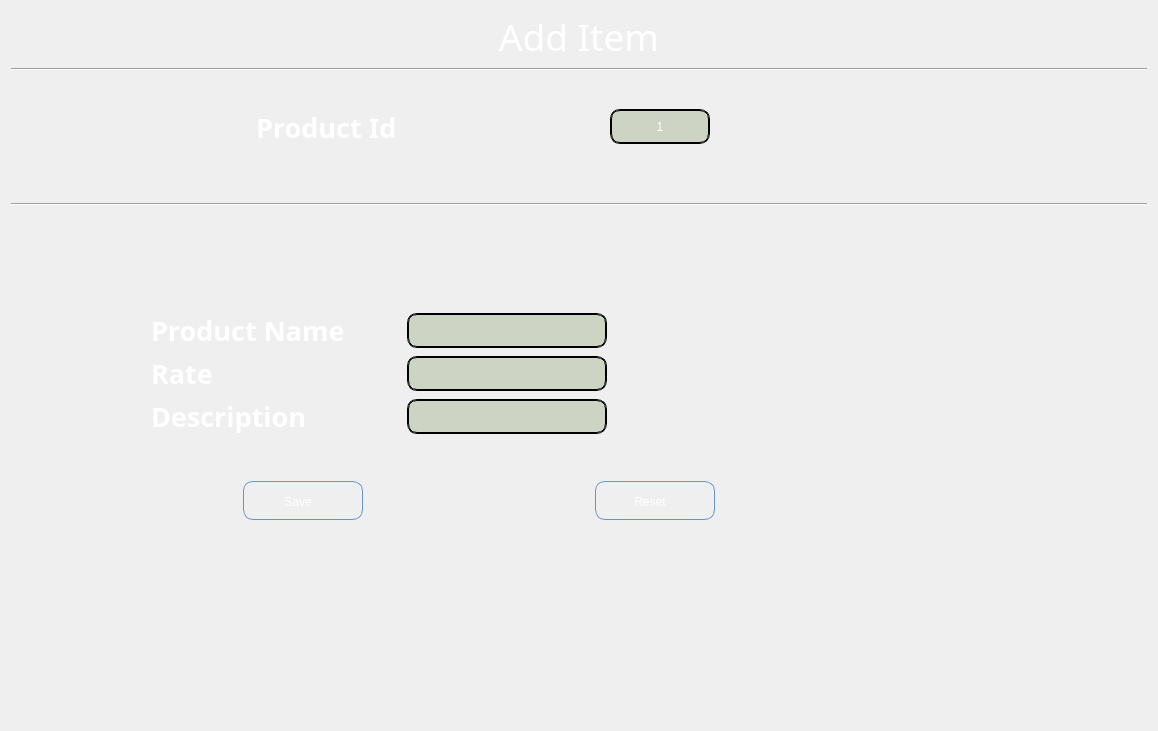
            <widget class="QWidget" name="add_Item_Page">
             <layout class="QVBoxLayout" name="verticalLayout_15">
              <item>
               <widget class="QLabel" name="label_74">
                <property name="font">
                 <font>
                  <family>Snap ITC</family>
                  <pointsize>28</pointsize>
                 </font>
                </property>
                <property name="styleSheet">
                 <string notr="true">background:transparent;
color: rgb(255, 255, 255);</string>
                </property>
                <property name="text">
                 <string>Add Item</string>
                </property>
                <property name="alignment">
                 <set>Qt::AlignCenter</set>
                </property>
               </widget>
              </item>
              <item>
               <widget class="Line" name="line_9">
                <property name="orientation">
                 <enum>Qt::Horizontal</enum>
                </property>
               </widget>
              </item>
              <item>
               <layout class="QHBoxLayout" name="horizontalLayout_79">
                <property name="leftMargin">
                 <number>100</number>
                </property>
                <property name="topMargin">
                 <number>30</number>
                </property>
                <property name="bottomMargin">
                 <number>50</number>
                </property>
                <item>
                 <widget class="QLabel" name="label_71">
                  <property name="minimumSize">
                   <size>
                    <width>0</width>
                    <height>40</height>
                   </size>
                  </property>
                  <property name="maximumSize">
                   <size>
                    <width>203</width>
                    <height>16777215</height>
                   </size>
                  </property>
                  <property name="font">
                   <font>
                    <family>Perpetua Titling MT</family>
                    <pointsize>20</pointsize>
                    <weight>75</weight>
                    <italic>false</italic>
                    <bold>true</bold>
                   </font>
                  </property>
                  <property name="styleSheet">
                   <string notr="true">background:transparent;
color: rgb(255, 255, 255);</string>
                  </property>
                  <property name="text">
                   <string>Product Id</string>
                  </property>
                 </widget>
                </item>
                <item>
                 <widget class="QLabel" name="AddItem_ProductId_PrimaryKey_Label">
                  <property name="minimumSize">
                   <size>
                    <width>100</width>
                    <height>0</height>
                   </size>
                  </property>
                  <property name="maximumSize">
                   <size>
                    <width>100</width>
                    <height>35</height>
                   </size>
                  </property>
                  <property name="styleSheet">
                   <string notr="true">QLabel{
font: 75 14pt &quot;MS Shell Dlg 2&quot;;
background: rgba(90, 120, 50, 59);
	color: rgb(255, 255, 255);
    selection-color: white;   
    border: 2px groove black;
    border-radius: 10px;
    padding: 2px 4px;
}</string>
                  </property>
                  <property name="text">
                   <string>1</string>
                  </property>
                  <property name="alignment">
                   <set>Qt::AlignCenter</set>
                  </property>
                 </widget>
                </item>
                <item>
                 <spacer name="horizontalSpacer_30">
                  <property name="orientation">
                   <enum>Qt::Horizontal</enum>
                  </property>
                  <property name="sizeType">
                   <enum>QSizePolicy::Minimum</enum>
                  </property>
                  <property name="sizeHint" stdset="0">
                   <size>
                    <width>40</width>
                    <height>20</height>
                   </size>
                  </property>
                 </spacer>
                </item>
                <item>
                 <spacer name="horizontalSpacer_23">
                  <property name="orientation">
                   <enum>Qt::Horizontal</enum>
                  </property>
                  <property name="sizeType">
                   <enum>QSizePolicy::Maximum</enum>
                  </property>
                  <property name="sizeHint" stdset="0">
                   <size>
                    <width>250</width>
                    <height>20</height>
                   </size>
                  </property>
                 </spacer>
                </item>
               </layout>
              </item>
              <item>
               <widget class="Line" name="line_10">
                <property name="orientation">
                 <enum>Qt::Horizontal</enum>
                </property>
               </widget>
              </item>
              <item>
               <spacer name="verticalSpacer_38">
                <property name="orientation">
                 <enum>Qt::Vertical</enum>
                </property>
                <property name="sizeType">
                 <enum>QSizePolicy::Ignored</enum>
                </property>
                <property name="sizeHint" stdset="0">
                 <size>
                  <width>20</width>
                  <height>100</height>
                 </size>
                </property>
               </spacer>
              </item>
              <item>
               <layout class="QHBoxLayout" name="horizontalLayout_78">
                <property name="leftMargin">
                 <number>100</number>
                </property>
                <property name="rightMargin">
                 <number>500</number>
                </property>
                <item>
                 <spacer name="horizontalSpacer_22">
                  <property name="orientation">
                   <enum>Qt::Horizontal</enum>
                  </property>
                  <property name="sizeHint" stdset="0">
                   <size>
                    <width>40</width>
                    <height>20</height>
                   </size>
                  </property>
                 </spacer>
                </item>
                <item>
                 <widget class="QLabel" name="label_70">
                  <property name="minimumSize">
                   <size>
                    <width>250</width>
                    <height>0</height>
                   </size>
                  </property>
                  <property name="font">
                   <font>
                    <family>Perpetua Titling MT</family>
                    <pointsize>20</pointsize>
                    <weight>75</weight>
                    <bold>true</bold>
                   </font>
                  </property>
                  <property name="styleSheet">
                   <string notr="true">background:transparent;
color: rgb(255, 255, 255);</string>
                  </property>
                  <property name="text">
                   <string>Product Name</string>
                  </property>
                 </widget>
                </item>
                <item>
                 <widget class="QLineEdit" name="AddItem_ProductName_LineEdit">
                  <property name="sizePolicy">
                   <sizepolicy hsizetype="Expanding" vsizetype="Fixed">
                    <horstretch>0</horstretch>
                    <verstretch>0</verstretch>
                   </sizepolicy>
                  </property>
                  <property name="minimumSize">
                   <size>
                    <width>200</width>
                    <height>0</height>
                   </size>
                  </property>
                  <property name="maximumSize">
                   <size>
                    <width>190</width>
                    <height>35</height>
                   </size>
                  </property>
                  <property name="styleSheet">
                   <string notr="true">QLineEdit{
font: 75 14pt &quot;MS Shell Dlg 2&quot;;
background: rgba(90, 120, 50, 59);
	color: rgb(255, 255, 255);
    selection-color: white;   
    border: 2px groove black;
    border-radius: 10px;
    padding: 2px 4px;
}</string>
                  </property>
                  <property name="text">
                   <string/>
                  </property>
                 </widget>
                </item>
                <item>
                 <spacer name="horizontalSpacer_21">
                  <property name="orientation">
                   <enum>Qt::Horizontal</enum>
                  </property>
                  <property name="sizeHint" stdset="0">
                   <size>
                    <width>40</width>
                    <height>20</height>
                   </size>
                  </property>
                 </spacer>
                </item>
               </layout>
              </item>
              <item>
               <layout class="QHBoxLayout" name="horizontalLayout_81">
                <property name="leftMargin">
                 <number>100</number>
                </property>
                <property name="rightMargin">
                 <number>500</number>
                </property>
                <item>
                 <spacer name="horizontalSpacer_26">
                  <property name="orientation">
                   <enum>Qt::Horizontal</enum>
                  </property>
                  <property name="sizeType">
                   <enum>QSizePolicy::Expanding</enum>
                  </property>
                  <property name="sizeHint" stdset="0">
                   <size>
                    <width>40</width>
                    <height>20</height>
                   </size>
                  </property>
                 </spacer>
                </item>
                <item>
                 <widget class="QLabel" name="label_73">
                  <property name="minimumSize">
                   <size>
                    <width>250</width>
                    <height>0</height>
                   </size>
                  </property>
                  <property name="font">
                   <font>
                    <family>Perpetua Titling MT</family>
                    <pointsize>20</pointsize>
                    <weight>75</weight>
                    <bold>true</bold>
                   </font>
                  </property>
                  <property name="styleSheet">
                   <string notr="true">background:transparent;
color: rgb(255, 255, 255);</string>
                  </property>
                  <property name="text">
                   <string>Rate                  </string>
                  </property>
                 </widget>
                </item>
                <item>
                 <widget class="QLineEdit" name="AddItem_Rate_LineEdit">
                  <property name="minimumSize">
                   <size>
                    <width>200</width>
                    <height>0</height>
                   </size>
                  </property>
                  <property name="maximumSize">
                   <size>
                    <width>190</width>
                    <height>35</height>
                   </size>
                  </property>
                  <property name="styleSheet">
                   <string notr="true">QLineEdit{
font: 75 14pt &quot;MS Shell Dlg 2&quot;;
background: rgba(90, 120, 50, 59);
color: rgb(255, 255, 255);
    selection-color: white;   
    border: 2px groove black;
    border-radius: 10px;
    padding: 2px 4px;
}</string>
                  </property>
                 </widget>
                </item>
                <item>
                 <spacer name="horizontalSpacer_25">
                  <property name="orientation">
                   <enum>Qt::Horizontal</enum>
                  </property>
                  <property name="sizeHint" stdset="0">
                   <size>
                    <width>40</width>
                    <height>20</height>
                   </size>
                  </property>
                 </spacer>
                </item>
               </layout>
              </item>
              <item>
               <layout class="QHBoxLayout" name="horizontalLayout_80">
                <property name="leftMargin">
                 <number>100</number>
                </property>
                <property name="rightMargin">
                 <number>500</number>
                </property>
                <item>
                 <spacer name="horizontalSpacer_28">
                  <property name="orientation">
                   <enum>Qt::Horizontal</enum>
                  </property>
                  <property name="sizeHint" stdset="0">
                   <size>
                    <width>40</width>
                    <height>20</height>
                   </size>
                  </property>
                 </spacer>
                </item>
                <item>
                 <widget class="QLabel" name="label_72">
                  <property name="minimumSize">
                   <size>
                    <width>250</width>
                    <height>0</height>
                   </size>
                  </property>
                  <property name="font">
                   <font>
                    <family>Perpetua Titling MT</family>
                    <pointsize>20</pointsize>
                    <weight>75</weight>
                    <bold>true</bold>
                   </font>
                  </property>
                  <property name="styleSheet">
                   <string notr="true">background:transparent;
color: rgb(255, 255, 255);</string>
                  </property>
                  <property name="text">
                   <string>Description     </string>
                  </property>
                 </widget>
                </item>
                <item>
                 <widget class="QLineEdit" name="AddItem_Description_LineEdit">
                  <property name="minimumSize">
                   <size>
                    <width>200</width>
                    <height>0</height>
                   </size>
                  </property>
                  <property name="maximumSize">
                   <size>
                    <width>190</width>
                    <height>35</height>
                   </size>
                  </property>
                  <property name="styleSheet">
                   <string notr="true">QLineEdit{
font: 75 14pt &quot;MS Shell Dlg 2&quot;;
background: rgba(90, 120, 50, 59);
color: rgb(255, 255, 255);
    selection-color: white;   
    border: 2px groove black;
    border-radius: 10px;
    padding: 2px 4px;
}</string>
                  </property>
                 </widget>
                </item>
                <item>
                 <spacer name="horizontalSpacer_27">
                  <property name="orientation">
                   <enum>Qt::Horizontal</enum>
                  </property>
                  <property name="sizeHint" stdset="0">
                   <size>
                    <width>40</width>
                    <height>20</height>
                   </size>
                  </property>
                 </spacer>
                </item>
               </layout>
              </item>
              <item>
               <spacer name="verticalSpacer_39">
                <property name="orientation">
                 <enum>Qt::Vertical</enum>
                </property>
                <property name="sizeType">
                 <enum>QSizePolicy::Preferred</enum>
                </property>
                <property name="sizeHint" stdset="0">
                 <size>
                  <width>20</width>
                  <height>40</height>
                 </size>
                </property>
               </spacer>
              </item>
              <item>
               <layout class="QHBoxLayout" name="horizontalLayout_82">
                <property name="spacing">
                 <number>0</number>
                </property>
                <property name="topMargin">
                 <number>0</number>
                </property>
                <property name="rightMargin">
                 <number>200</number>
                </property>
                <item>
                 <widget class="QPushButton" name="AddItem_Save_PushButton">
                  <property name="minimumSize">
                   <size>
                    <width>30</width>
                    <height>30</height>
                   </size>
                  </property>
                  <property name="maximumSize">
                   <size>
                    <width>120</width>
                    <height>39</height>
                   </size>
                  </property>
                  <property name="styleSheet">
                   <string notr="true">QPushButton:hover{
 background-image: url(:/newPrefix/img3.jpg);
       /* background:  qlineargradient(x1 : 0, y1 : 0, x2 : 0, y2 :   1, stop :   0.0 #ffd9aa,
                stop :   0.5 #ffbb6e, stop :   0.55 #feae42, stop :   1.0 #fedb74);*/
}

QPushButton {
        border: 1px solid #6593cf;
		border-width: 1px;
        border-radius: 10px;
        padding: 5px 15px 2px 5px;
        background:transparent;/* qlineargradient(x1 : 0, y1 : 0, x2 : 0, y2 :   1, stop :   0.0 #f5f9ff,
                stop :   0.5 #c7dfff, stop :   0.55 #afd2ff, stop :   1.0 #c0dbff);*/
       color: rgb(255, 255, 255);
		
	font: 75 14pt &quot;MS Shell Dlg 2&quot;;
        font: bold large &quot;Arial&quot;;
        height: 30px;
}




QPushButton:pressed {
        /*  background: qlineargradient(x1 : 0, y1 : 0, x2 : 0, y2 :   1, stop :   0.0 #c0dbff,
        stop :   0.5 #cfd26f, stop :   0.55 #c7df6f, stop :   1.0 #f5f9ff);*/
	    background-image: url(:/newPrefix/Img1.jpg);
        padding-top: 2px;
        padding-left: 3px;

}


QPushButton:on {
        background: qlineargradient(x1 : 0, y1 : 0, x2 : 0, y2 :   1, stop :   0.0 #5AA72D,
        stop :   0.5 #B3E296, stop :   0.55 #B3E296, stop :   1.0 #f5f9ff);
        padding-top: 2px;
        padding-left: 3px;
}

QPushButton:disabled {
        background: transparent #e5e9ee;
        padding-top: 2px;        
        padding-left: 3px;
        color: black;
}</string>
                  </property>
                  <property name="text">
                   <string>Save</string>
                  </property>
                 </widget>
                </item>
                <item>
                 <widget class="QPushButton" name="AddItem_Reset_PushButton">
                  <property name="minimumSize">
                   <size>
                    <width>30</width>
                    <height>30</height>
                   </size>
                  </property>
                  <property name="maximumSize">
                   <size>
                    <width>120</width>
                    <height>39</height>
                   </size>
                  </property>
                  <property name="styleSheet">
                   <string notr="true">QPushButton:hover{
 background-image: url(:/newPrefix/img3.jpg);
       /* background:  qlineargradient(x1 : 0, y1 : 0, x2 : 0, y2 :   1, stop :   0.0 #ffd9aa,
                stop :   0.5 #ffbb6e, stop :   0.55 #feae42, stop :   1.0 #fedb74);*/
}

QPushButton {
        border: 1px solid #6593cf;
		border-width: 1px;
        border-radius: 10px;
        padding: 5px 15px 2px 5px;
        background:transparent;/* qlineargradient(x1 : 0, y1 : 0, x2 : 0, y2 :   1, stop :   0.0 #f5f9ff,
                stop :   0.5 #c7dfff, stop :   0.55 #afd2ff, stop :   1.0 #c0dbff);*/
       color: rgb(255, 255, 255);
		
	font: 75 14pt &quot;MS Shell Dlg 2&quot;;
        font: bold large &quot;Arial&quot;;
        height: 30px;
}




QPushButton:pressed {
        /*  background: qlineargradient(x1 : 0, y1 : 0, x2 : 0, y2 :   1, stop :   0.0 #c0dbff,
        stop :   0.5 #cfd26f, stop :   0.55 #c7df6f, stop :   1.0 #f5f9ff);*/
	    background-image: url(:/newPrefix/Img1.jpg);
        padding-top: 2px;
        padding-left: 3px;

}


QPushButton:on {
        background: qlineargradient(x1 : 0, y1 : 0, x2 : 0, y2 :   1, stop :   0.0 #5AA72D,
        stop :   0.5 #B3E296, stop :   0.55 #B3E296, stop :   1.0 #f5f9ff);
        padding-top: 2px;
        padding-left: 3px;
}

QPushButton:disabled {
        background: transparent #e5e9ee;
        padding-top: 2px;        
        padding-left: 3px;
        color: black;
}</string>
                  </property>
                  <property name="text">
                   <string>Reset</string>
                  </property>
                 </widget>
                </item>
               </layout>
              </item>
              <item>
               <spacer name="verticalSpacer_40">
                <property name="orientation">
                 <enum>Qt::Vertical</enum>
                </property>
                <property name="sizeType">
                 <enum>QSizePolicy::Maximum</enum>
                </property>
                <property name="sizeHint" stdset="0">
                 <size>
                  <width>20</width>
                  <height>200</height>
                 </size>
                </property>
               </spacer>
              </item>
             </layout>
            </widget>
